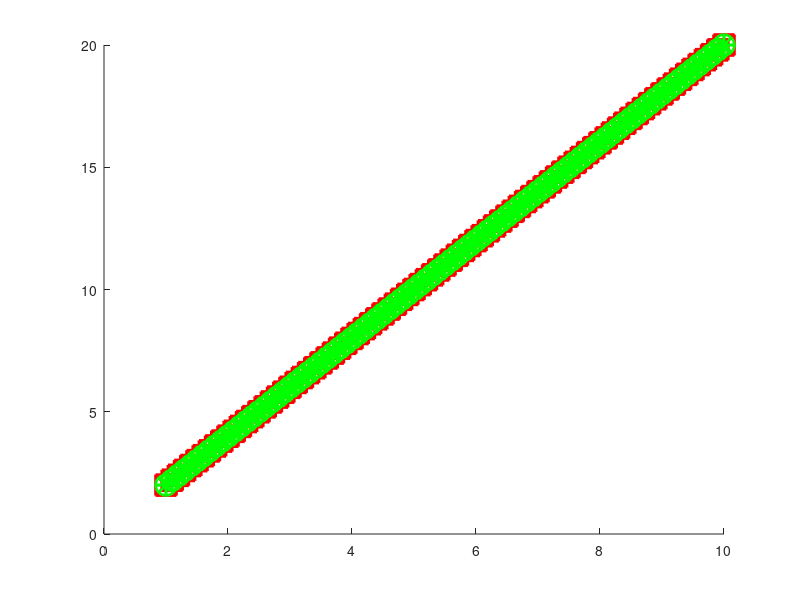

Here is the MATLAB script that generated this plot: (Note: this script raises an error after producing the figure.)
function draw_bar_changeB()
fig = figure;
hold on;

figure_MarkerSize = 15;
legend_FontSize = 20;

x_DAM_Crime = [1:0.1:10]; 
x_DAM_NYC = [1:0.1:10];
x_DAM_Normal = [1:0.1:10];
x_DAM_Zipf = [1:0.1:10];
x_DAM_MCNormal = [1:0.1:10];

y_DAM_Crime = x_DAM_Crime * 2;
y_DAM_NYC = x_DAM_NYC * 2;
y_DAM_Normal = x_DAM_Normal * 2;
y_DAM_Zipf = x_DAM_Zipf * 2;
y_DAM_MCNormal = x_DAM_MCNormal * 2;

a = plot(x_DAM_Crime,y_DAM_Crime, 'rs-','LineWidth',2,'MarkerSize',figure_MarkerSize);
b = plot(x_DAM_NYC, y_DAM_NYC, 'rx-','LineWidth',2,'MarkerSize',figure_MarkerSize);
c = plot(x_DAM_Normal, y_DAM_Normal, 'g+:','LineWidth',2,'MarkerSize',figure_MarkerSize);
d = plot(x_DAM_Zipf, y_DAM_Zipf, 'go:', 'LineWidth', 2,'MarkerSize',figure_MarkerSize);
e = plot(x_DAM_Zipf, y_DAM_Zipf, 'g*:', 'LineWidth', 2,'MarkerSize',figure_MarkerSize);

a.Visible='off';
b.Visible='off';
c.Visible='off';
d.Visible='off';
e.Visible='off';

locationType = 'northoutside';
orientationType = 'horizontal';
textColor = 'black';
%h = legend('RAM-Crime', 'DAM-Crime','RAM-NYC','DAM-NYC','Location',locationType,'Orientation',orientationType, 'TextColor', textColor);
h = legend('DAM-Crime','DAM-NYC','DAM-Normal','DAM-Zipf','DAM-MC-Normal','Location',locationType,'Orientation',orientationType, 'TextColor', textColor);
set(h,'FontName','Times New Roman','FontSize',legend_FontSize,'FontWeight','normal');
axis off;